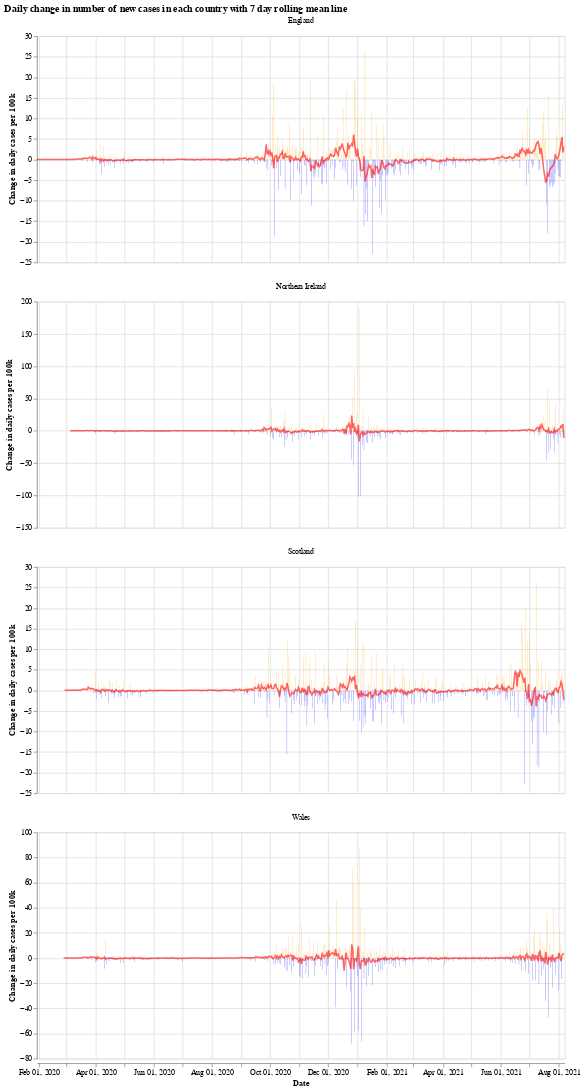

Notebook code for this chart:
### Markdown cell above
We will use the Python library `Altair` for visualising the data, see the [altair docs](https://altair-viz.github.io/) for more information.

First we have a graph which shows the daily change in the number of new cases for each country. This number jumps up and down all over the place, which is likely due to delay in reporting of new cases over the weekend. Another interesting thing is that it looks like the daily cases in Wales experienced a much shorter period of calm over the summer (calm in the sense of daily cases not jumping up and down).

The orange bars are days when the number of new cases (per 100k population) was more than the previous day, while the blue are days when the number of new cases dropped. The red line is the 7 day moving average. 

When the moving average line is below 0, it means that there is a consistent drop in new cases. We can see this clearly happening around the times that lockdowns were introduced (though, to varying degrees). I will update the graphs soon with a marker of when each lockdown started.

### Code cell
# collapse
import altair as alt

bars = alt.Chart(uk_cases).mark_bar().encode(
    x=alt.X("yearmonthdate(date):T", axis=alt.Axis(title='Date')),
    y=alt.Y("casesChangeRate:Q", axis=alt.Axis(title='Change in daily cases per 100k')),
    tooltip='casesChange',
    color=alt.condition(
        alt.datum.casesChangeRate > 0,
        alt.value("orange"),  # The positive color
        alt.value("blue")  # The negative color
    )
).properties(title='Daily change in number of new cases with 7 day rolling mean',width=700).interactive()

line = alt.Chart(uk_cases).mark_line(
    color='red',
    size=2,
    opacity=0.6
).transform_window(
    rolling_mean='mean(casesChangeRate)',
    frame=[0, 7],
    groupby=['areaName']
).encode(
    x='yearmonthdate(date):T',
    y='rolling_mean:Q'
)

alt.layer(bars, line, data=uk_cases).facet(alt.Column(
    'areaName', title=''), columns=1).resolve_scale(y='independent').properties(title='Daily change in number of new cases in each country with 7 day rolling mean line')

### Figure 1 — Vega-Lite specification as saved in the notebook (floating-point values rounded to 4 significant figures; data arrays with more than 128 entries replaced by an {"elided": "..."} marker saying what was removed)
{"config": {"view": {"continuousWidth": 400, "continuousHeight": 300}}, "data": {"name": "data-731ae7da3de82f8566b9dd4b283092a0"}, "facet": {"type": "nominal", "field": "areaName", "title": ""}, "spec": {"layer": [{"mark": "bar", "encoding": {"color": {"condition": {"value": "orange", "test": "(datum.casesChangeRate > 0)"}, "value": "blue"}, "tooltip": {"type": "quantitative", "field": "casesChange"}, "x": {"type": "temporal", "axis": {"title": "Date"}, "field": "date", "timeUnit": "yearmonthdate"}, "y": {"type": "quantitative", "axis": {"title": "Change in daily cases per 100k"}, "field": "casesChangeRate"}}, "selection": {"selector001": {"type": "interval", "bind": "scales", "encodings": ["x", "y"]}}, "title": "Daily change in number of new cases with 7 day rolling mean", "width": 700}, {"mark": {"type": "line", "color": "red", "opacity": 0.6, "size": 2}, "encoding": {"x": {"type": "temporal", "field": "date", "timeUnit": "yearmonthdate"}, "y": {"type": "quantitative", "field": "rolling_mean"}}, "transform": [{"window": [{"op": "mean", "field": "casesChangeRate", "as": "rolling_mean"}], "frame": [0, 7], "groupby": ["areaName"]}]}]}, "columns": 1, "resolve": {"scale": {"y": "independent"}}, "title": "Daily change in number of new cases in each country with 7 day rolling mean line", "$schema": "https://vega.github.io/schema/vega-lite/v4.8.1.json", "datasets": {"data-731ae7da3de82f8566b9dd4b283092a0": {"elided": "2128 records"}}}
